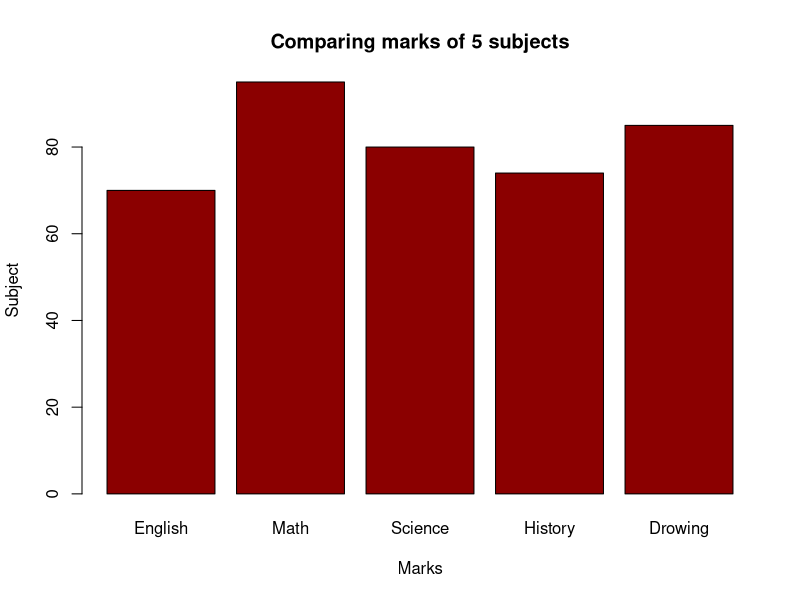

Recreate this plot in R.
marks = c(70,95,80,74,85)
barplot(marks, main = "Comparing marks of 5 subjects", 
        xlab = "Marks", 
        ylab = "Subject",
        names.arg = c("English","Math","Science","History","Drowing"),
        col = "darkred",
        horiz = FALSE)
